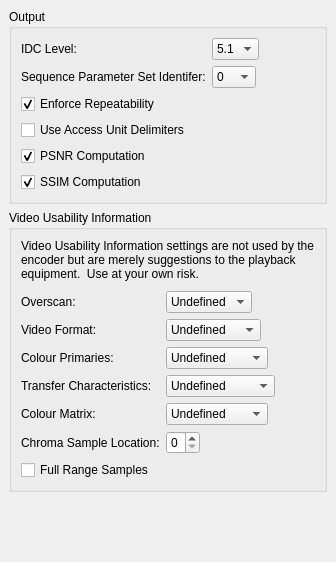
     <widget class="QWidget" name="tab_3" >
      <attribute name="title" >
       <string>Output</string>
      </attribute>
      <layout class="QVBoxLayout" >
       <property name="margin" >
        <number>9</number>
       </property>
       <property name="spacing" >
        <number>6</number>
       </property>
       <item>
        <widget class="QGroupBox" name="groupBox_16" >
         <property name="title" >
          <string>Output</string>
         </property>
         <layout class="QVBoxLayout" >
          <property name="margin" >
           <number>9</number>
          </property>
          <property name="spacing" >
           <number>6</number>
          </property>
          <item>
           <layout class="QVBoxLayout" >
            <property name="margin" >
             <number>0</number>
            </property>
            <property name="spacing" >
             <number>6</number>
            </property>
            <item>
             <layout class="QGridLayout" >
              <property name="margin" >
               <number>0</number>
              </property>
              <property name="spacing" >
               <number>6</number>
              </property>
              <item row="0" column="1" >
               <layout class="QHBoxLayout" >
                <property name="margin" >
                 <number>0</number>
                </property>
                <property name="spacing" >
                 <number>6</number>
                </property>
                <item>
                 <widget class="QComboBox" name="idcLevelComboBox" >
                  <property name="currentIndex" >
                   <number>14</number>
                  </property>
                  <item>
                   <property name="text" >
                    <string>1</string>
                   </property>
                  </item>
                  <item>
                   <property name="text" >
                    <string>1.1</string>
                   </property>
                  </item>
                  <item>
                   <property name="text" >
                    <string>1.2</string>
                   </property>
                  </item>
                  <item>
                   <property name="text" >
                    <string>1.3</string>
                   </property>
                  </item>
                  <item>
                   <property name="text" >
                    <string>2</string>
                   </property>
                  </item>
                  <item>
                   <property name="text" >
                    <string>2.1</string>
                   </property>
                  </item>
                  <item>
                   <property name="text" >
                    <string>2.2</string>
                   </property>
                  </item>
                  <item>
                   <property name="text" >
                    <string>3</string>
                   </property>
                  </item>
                  <item>
                   <property name="text" >
                    <string>3.1</string>
                   </property>
                  </item>
                  <item>
                   <property name="text" >
                    <string>3.2</string>
                   </property>
                  </item>
                  <item>
                   <property name="text" >
                    <string>4</string>
                   </property>
                  </item>
                  <item>
                   <property name="text" >
                    <string>4.1</string>
                   </property>
                  </item>
                  <item>
                   <property name="text" >
                    <string>4.2</string>
                   </property>
                  </item>
                  <item>
                   <property name="text" >
                    <string>5</string>
                   </property>
                  </item>
                  <item>
                   <property name="text" >
                    <string>5.1</string>
                   </property>
                  </item>
                 </widget>
                </item>
                <item>
                 <spacer>
                  <property name="orientation" >
                   <enum>Qt::Horizontal</enum>
                  </property>
                  <property name="sizeHint" >
                   <size>
                    <width>40</width>
                    <height>20</height>
                   </size>
                  </property>
                 </spacer>
                </item>
               </layout>
              </item>
              <item row="1" column="0" >
               <widget class="QLabel" name="label_55" >
                <property name="text" >
                 <string>Sequence Parameter Set Identifer:</string>
                </property>
               </widget>
              </item>
              <item row="0" column="0" >
               <widget class="QLabel" name="label_56" >
                <property name="text" >
                 <string>IDC Level:</string>
                </property>
               </widget>
              </item>
              <item row="1" column="1" >
               <layout class="QHBoxLayout" >
                <property name="margin" >
                 <number>0</number>
                </property>
                <property name="spacing" >
                 <number>6</number>
                </property>
                <item>
                 <widget class="QComboBox" name="spsiComboBox" >
                  <item>
                   <property name="text" >
                    <string>0</string>
                   </property>
                  </item>
                  <item>
                   <property name="text" >
                    <string>1</string>
                   </property>
                  </item>
                  <item>
                   <property name="text" >
                    <string>3</string>
                   </property>
                  </item>
                  <item>
                   <property name="text" >
                    <string>7</string>
                   </property>
                  </item>
                  <item>
                   <property name="text" >
                    <string>15</string>
                   </property>
                  </item>
                  <item>
                   <property name="text" >
                    <string>31</string>
                   </property>
                  </item>
                 </widget>
                </item>
                <item>
                 <spacer>
                  <property name="orientation" >
                   <enum>Qt::Horizontal</enum>
                  </property>
                  <property name="sizeHint" >
                   <size>
                    <width>40</width>
                    <height>20</height>
                   </size>
                  </property>
                 </spacer>
                </item>
               </layout>
              </item>
             </layout>
            </item>
            <item>
             <layout class="QVBoxLayout" >
              <property name="margin" >
               <number>0</number>
              </property>
              <property name="spacing" >
               <number>6</number>
              </property>
              <item>
               <widget class="QCheckBox" name="repeatabilityCheckBox" >
                <property name="text" >
                 <string>Enforce Repeatability</string>
                </property>
                <property name="checked" >
                 <bool>true</bool>
                </property>
               </widget>
              </item>
              <item>
               <widget class="QCheckBox" name="accessUnitCheckBox" >
                <property name="text" >
                 <string>Use Access Unit Delimiters</string>
                </property>
               </widget>
              </item>
              <item>
               <widget class="QCheckBox" name="psnrCheckBox" >
                <property name="text" >
                 <string>PSNR Computation</string>
                </property>
                <property name="checked" >
                 <bool>true</bool>
                </property>
               </widget>
              </item>
              <item>
               <widget class="QCheckBox" name="ssimCheckBox" >
                <property name="text" >
                 <string>SSIM Computation</string>
                </property>
                <property name="checked" >
                 <bool>true</bool>
                </property>
               </widget>
              </item>
             </layout>
            </item>
           </layout>
          </item>
         </layout>
        </widget>
       </item>
       <item>
        <widget class="QGroupBox" name="groupBox_5" >
         <property name="title" >
          <string>Video Usability Information</string>
         </property>
         <layout class="QVBoxLayout" >
          <property name="margin" >
           <number>9</number>
          </property>
          <property name="spacing" >
           <number>6</number>
          </property>
          <item>
           <widget class="QLabel" name="label_52" >
            <property name="text" >
             <string>Video Usability Information settings are not used by the encoder but are merely suggestions to the playback equipment.  Use at your own risk.</string>
            </property>
            <property name="wordWrap" >
             <bool>true</bool>
            </property>
           </widget>
          </item>
          <item>
           <spacer>
            <property name="orientation" >
             <enum>Qt::Vertical</enum>
            </property>
            <property name="sizeType" >
             <enum>QSizePolicy::Fixed</enum>
            </property>
            <property name="sizeHint" >
             <size>
              <width>20</width>
              <height>4</height>
             </size>
            </property>
           </spacer>
          </item>
          <item>
           <layout class="QVBoxLayout" >
            <property name="margin" >
             <number>0</number>
            </property>
            <property name="spacing" >
             <number>6</number>
            </property>
            <item>
             <layout class="QGridLayout" >
              <property name="margin" >
               <number>0</number>
              </property>
              <property name="spacing" >
               <number>6</number>
              </property>
              <item row="3" column="1" >
               <layout class="QHBoxLayout" >
                <property name="margin" >
                 <number>0</number>
                </property>
                <property name="spacing" >
                 <number>6</number>
                </property>
                <item>
                 <widget class="QComboBox" name="transferCharacteristicsComboBox" >
                  <item>
                   <property name="text" >
                    <string>Undefined</string>
                   </property>
                  </item>
                  <item>
                   <property name="text" >
                    <string>BT709</string>
                   </property>
                  </item>
                  <item>
                   <property name="text" >
                    <string>BT470M</string>
                   </property>
                  </item>
                  <item>
                   <property name="text" >
                    <string>BT470BG</string>
                   </property>
                  </item>
                  <item>
                   <property name="text" >
                    <string>Linear</string>
                   </property>
                  </item>
                  <item>
                   <property name="text" >
                    <string>LOG100</string>
                   </property>
                  </item>
                  <item>
                   <property name="text" >
                    <string>LOG316</string>
                   </property>
                  </item>
                  <item>
                   <property name="text" >
                    <string>SMPTEL170M</string>
                   </property>
                  </item>
                  <item>
                   <property name="text" >
                    <string>SMPTE240M</string>
                   </property>
                  </item>
                 </widget>
                </item>
                <item>
                 <spacer>
                  <property name="orientation" >
                   <enum>Qt::Horizontal</enum>
                  </property>
                  <property name="sizeHint" >
                   <size>
                    <width>40</width>
                    <height>20</height>
                   </size>
                  </property>
                 </spacer>
                </item>
               </layout>
              </item>
              <item row="2" column="0" >
               <widget class="QLabel" name="label_19" >
                <property name="text" >
                 <string>Colour Primaries:</string>
                </property>
               </widget>
              </item>
              <item row="0" column="1" >
               <layout class="QHBoxLayout" >
                <property name="margin" >
                 <number>0</number>
                </property>
                <property name="spacing" >
                 <number>6</number>
                </property>
                <item>
                 <widget class="QComboBox" name="overscanComboBox" >
                  <item>
                   <property name="text" >
                    <string>Undefined</string>
                   </property>
                  </item>
                  <item>
                   <property name="text" >
                    <string>Show</string>
                   </property>
                  </item>
                  <item>
                   <property name="text" >
                    <string>Crop</string>
                   </property>
                  </item>
                 </widget>
                </item>
                <item>
                 <spacer>
                  <property name="orientation" >
                   <enum>Qt::Horizontal</enum>
                  </property>
                  <property name="sizeHint" >
                   <size>
                    <width>40</width>
                    <height>20</height>
                   </size>
                  </property>
                 </spacer>
                </item>
               </layout>
              </item>
              <item row="4" column="1" >
               <layout class="QHBoxLayout" >
                <property name="margin" >
                 <number>0</number>
                </property>
                <property name="spacing" >
                 <number>6</number>
                </property>
                <item>
                 <widget class="QComboBox" name="colourMatrixComboBox" >
                  <item>
                   <property name="text" >
                    <string>Undefined</string>
                   </property>
                  </item>
                  <item>
                   <property name="text" >
                    <string>BT709</string>
                   </property>
                  </item>
                  <item>
                   <property name="text" >
                    <string>FCC</string>
                   </property>
                  </item>
                  <item>
                   <property name="text" >
                    <string>BT470BG</string>
                   </property>
                  </item>
                  <item>
                   <property name="text" >
                    <string>SMPTE170M</string>
                   </property>
                  </item>
                  <item>
                   <property name="text" >
                    <string>SMPTE240M</string>
                   </property>
                  </item>
                  <item>
                   <property name="text" >
                    <string>GBR</string>
                   </property>
                  </item>
                  <item>
                   <property name="text" >
                    <string>YCgCo</string>
                   </property>
                  </item>
                 </widget>
                </item>
                <item>
                 <spacer>
                  <property name="orientation" >
                   <enum>Qt::Horizontal</enum>
                  </property>
                  <property name="sizeHint" >
                   <size>
                    <width>40</width>
                    <height>20</height>
                   </size>
                  </property>
                 </spacer>
                </item>
               </layout>
              </item>
              <item row="4" column="0" >
               <widget class="QLabel" name="label_47" >
                <property name="text" >
                 <string>Colour Matrix:</string>
                </property>
               </widget>
              </item>
              <item row="1" column="1" >
               <layout class="QHBoxLayout" >
                <property name="margin" >
                 <number>0</number>
                </property>
                <property name="spacing" >
                 <number>6</number>
                </property>
                <item>
                 <widget class="QComboBox" name="videoFormatComboBox" >
                  <property name="currentIndex" >
                   <number>0</number>
                  </property>
                  <item>
                   <property name="text" >
                    <string>Undefined</string>
                   </property>
                  </item>
                  <item>
                   <property name="text" >
                    <string>Component</string>
                   </property>
                  </item>
                  <item>
                   <property name="text" >
                    <string>PAL</string>
                   </property>
                  </item>
                  <item>
                   <property name="text" >
                    <string>NTSC</string>
                   </property>
                  </item>
                  <item>
                   <property name="text" >
                    <string>SECAM</string>
                   </property>
                  </item>
                  <item>
                   <property name="text" >
                    <string>MAC</string>
                   </property>
                  </item>
                 </widget>
                </item>
                <item>
                 <spacer>
                  <property name="orientation" >
                   <enum>Qt::Horizontal</enum>
                  </property>
                  <property name="sizeHint" >
                   <size>
                    <width>40</width>
                    <height>20</height>
                   </size>
                  </property>
                 </spacer>
                </item>
               </layout>
              </item>
              <item row="2" column="1" >
               <layout class="QHBoxLayout" >
                <property name="margin" >
                 <number>0</number>
                </property>
                <property name="spacing" >
                 <number>6</number>
                </property>
                <item>
                 <widget class="QComboBox" name="colourPrimariesComboBox" >
                  <item>
                   <property name="text" >
                    <string>Undefined</string>
                   </property>
                  </item>
                  <item>
                   <property name="text" >
                    <string>BT709</string>
                   </property>
                  </item>
                  <item>
                   <property name="text" >
                    <string>BT470M</string>
                   </property>
                  </item>
                  <item>
                   <property name="text" >
                    <string>BT470BG</string>
                   </property>
                  </item>
                  <item>
                   <property name="text" >
                    <string>SMPTE170M</string>
                   </property>
                  </item>
                  <item>
                   <property name="text" >
                    <string>SMPTE240M</string>
                   </property>
                  </item>
                  <item>
                   <property name="text" >
                    <string>Film</string>
                   </property>
                  </item>
                 </widget>
                </item>
                <item>
                 <spacer>
                  <property name="orientation" >
                   <enum>Qt::Horizontal</enum>
                  </property>
                  <property name="sizeHint" >
                   <size>
                    <width>40</width>
                    <height>20</height>
                   </size>
                  </property>
                 </spacer>
                </item>
               </layout>
              </item>
              <item row="3" column="0" >
               <widget class="QLabel" name="label_48" >
                <property name="text" >
                 <string>Transfer Characteristics:</string>
                </property>
               </widget>
              </item>
              <item row="5" column="0" >
               <widget class="QLabel" name="label_49" >
                <property name="text" >
                 <string>Chroma Sample Location:</string>
                </property>
               </widget>
              </item>
              <item row="5" column="1" >
               <layout class="QHBoxLayout" >
                <property name="margin" >
                 <number>0</number>
                </property>
                <property name="spacing" >
                 <number>6</number>
                </property>
                <item>
                 <widget class="QSpinBox" name="chromaSampleSpinBox" >
                  <property name="maximum" >
                   <number>4</number>
                  </property>
                 </widget>
                </item>
                <item>
                 <spacer>
                  <property name="orientation" >
                   <enum>Qt::Horizontal</enum>
                  </property>
                  <property name="sizeHint" >
                   <size>
                    <width>40</width>
                    <height>20</height>
                   </size>
                  </property>
                 </spacer>
                </item>
               </layout>
              </item>
              <item row="1" column="0" >
               <widget class="QLabel" name="label_50" >
                <property name="text" >
                 <string>Video Format:</string>
                </property>
               </widget>
              </item>
              <item row="0" column="0" >
               <widget class="QLabel" name="label_51" >
                <property name="text" >
                 <string>Overscan:</string>
                </property>
               </widget>
              </item>
             </layout>
            </item>
            <item>
             <widget class="QCheckBox" name="fullRangeSamplesCheckBox" >
              <property name="text" >
               <string>Full Range Samples</string>
              </property>
             </widget>
            </item>
           </layout>
          </item>
         </layout>
        </widget>
       </item>
       <item>
        <spacer>
         <property name="orientation" >
          <enum>Qt::Vertical</enum>
         </property>
         <property name="sizeHint" >
          <size>
           <width>20</width>
           <height>61</height>
          </size>
         </property>
        </spacer>
       </item>
      </layout>
     </widget>
